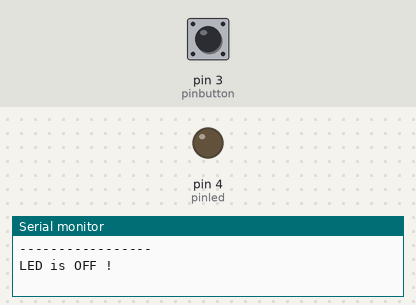
This sketch was run on a simulated Arduino Uno, built with avr-gcc and run on an emulated ATmega328P. Shown: output pins drawn as LEDs (lit = HIGH), the last lines printed to the serial monitor. Dashed ring = blinking. Inputs (shaded band) come from the test bench; at power-on: pin 3 (pinbutton) HIGH.

Above: at 1.2 s.
1.3 s: pin 3 (pinbutton) pulled LOW for 0.15 s
At 1.55 s:
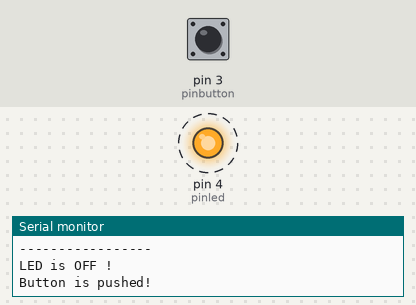
4.3 s: pin 3 (pinbutton) pulled LOW for 3.2 s
At 7.55 s:
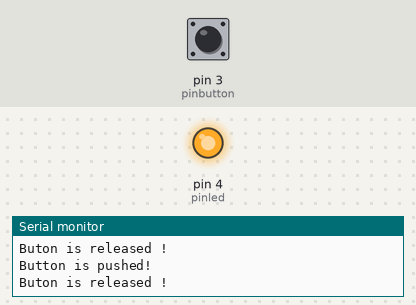
Timing chart, 0 to 9.5 s (numbered marks = the images above; inputs shaded):
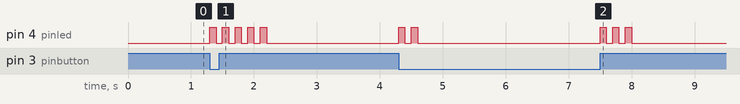

The sketch:

state-button_0.ino
```cpp
/*
 state indicator for switch
 progrma scris de Nicu Florica (niq_ro)
 http;//www.arduinotehniq.com/
 http://nicuflorica.blogspot.ro/
 http://arduinotehniq.blogspot.com
 v.0 - 20.04.2019 - Craiova, Romania
*/

#define pinbutton 3  // pin for switch
#define pinled 4  // pin for led
int delaytime = 100;  // 3000 = 3s, time on the led

byte apasat = 0; // button is released

void setup()
{
Serial.begin(9600); // serial monitor
Serial.println("-----------------");
Serial.println("State indicator for switch by Nicu FLORICA (niq_ro) !");
Serial.println("-----------------");
pinMode(pinbutton,INPUT);
digitalWrite(pinbutton,HIGH);

pinMode(pinled,OUTPUT);
digitalWrite(pinled,LOW);
Serial.println("LED is OFF !");
}

void loop()
{
if ((digitalRead(pinbutton) == LOW) and (apasat == 0)) // if button is pushed
{
  Serial.println("Button is pushed!");
  apasat = 1;
  digitalWrite(pinled, HIGH);
  delay(delaytime);
  digitalWrite(pinled, LOW);
  delay(delaytime);
  digitalWrite(pinled, HIGH);
  delay(delaytime);
  digitalWrite(pinled, LOW);
  delay(delaytime);
}

if ((digitalRead(pinbutton) == HIGH) and (apasat == 1)) // if button is released
{
  Serial.println("Buton is released !");
  digitalWrite(pinled, LOW); // led off
  apasat = 0;
  digitalWrite(pinled, HIGH);
  delay(delaytime);
  digitalWrite(pinled, LOW);
  delay(delaytime);
  digitalWrite(pinled, HIGH);
  delay(delaytime);
  digitalWrite(pinled, LOW);
  delay(delaytime);
  digitalWrite(pinled, HIGH);
  delay(delaytime);
  digitalWrite(pinled, LOW);
  delay(delaytime);
}


} // end of main loop
```

Measured:
- after the input at 1.3 s, pin 4 (pinled): alternates HIGH for 0.10 s and LOW for 0.10 s, 10 changes in all, then stays LOW, starting at once
- after the input at 4.3 s, pin 4 (pinled): LOW → HIGH at once, → LOW 0.10 s later, → HIGH 0.10 s later, → LOW 0.10 s later, … (10 changes in this stretch)
